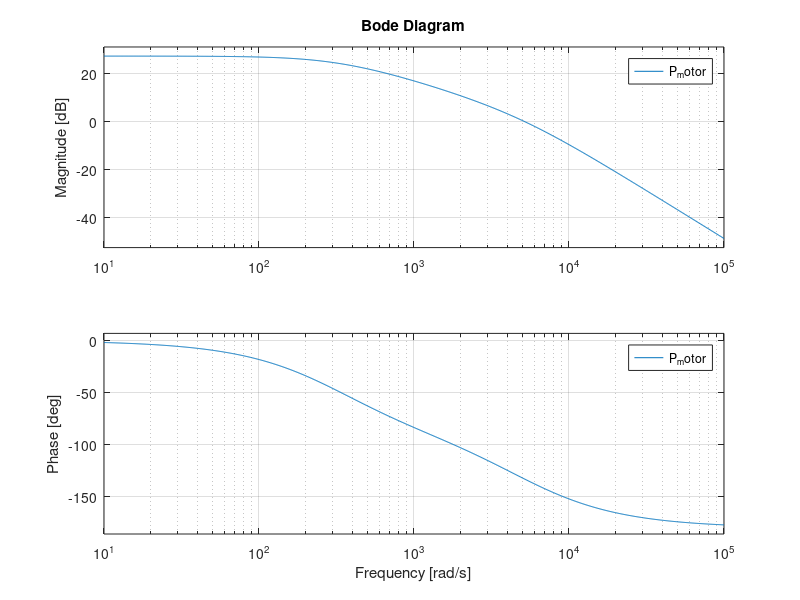

This chart was generated by the following MATLAB code: (Note: this script raises an error after producing the figure.)
clc
close all
clear all
close all
% Inductance
s = tf('s');
% Motor Torque Const & Electromotive force const
K = 42.9e-3
Ke = 42.9e-3
Kt = 42.9e-3
% Moment of intertia
J = 22.519e-7
% Mechanical Time Const
Tm = 3.09e-3
% Motor Viscous Friction Const
b = 2.18e-6;
% Inductance
L = 0.514e-3
% Electric Resistance
R = 2.68


global P_motor;
P_motor = K/((J*s + b)*(L*s + R) + K*K)

%linearSystemAnalyzer('step', P_motor);
figure(1)
bode(P_motor);grid on;
info = stepinfo(P_motor)
zsyz = zpk(P_motor)